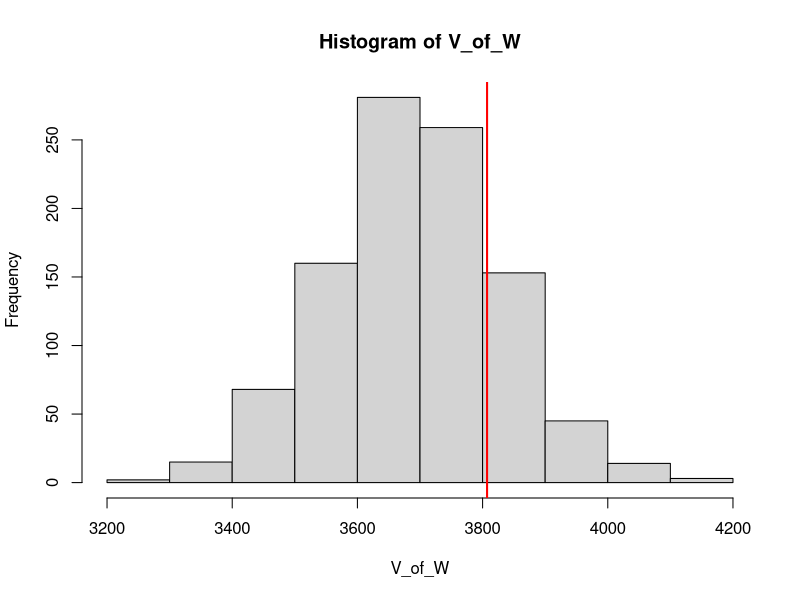

R code for this plot:
set.seed(2018)
n <- 1000
L <- 5
V_of_W <- rep(0,n)
for (i in 1:n) {
  RF <- rep(-1,365)
  for (j in 1:365){
    while (RF[j] < 0) {
      RF[j] <- rnorm(1,mean = 5, sd = 10) 
    }
    V_of_W[i] <- V_of_W[i] + RF[j]
  }
}

V_of_W <- sort(V_of_W)
V_N <- ceiling((1-0.2) * n)
V <- V_of_W[V_N]
hist(V_of_W)
abline(v = V, col = 'red', lwd = '2')
cat("\nThe dam's volume should be", V, "to make sure the probability that the dam will overflow at some point within
the next year is less than 20%.")
